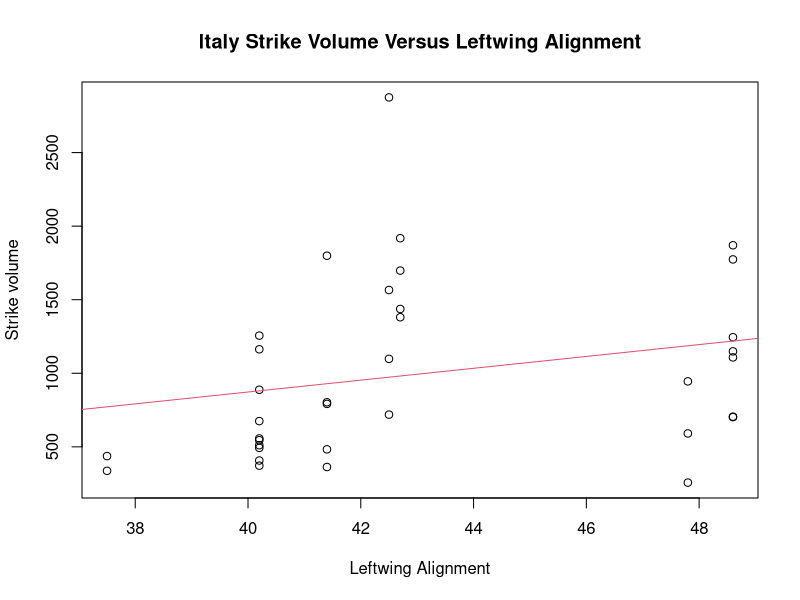

R code for this plot: (Note: this script raises an error after producing the figure.)
## ---- chunk 1
knitr::opts_chunk$set(echo = TRUE)
## ---- chunk 2
setwd("C:/Users/cheny/Desktop/study/statistical computing and intro to data science/lecture/lecture 12")

strikes <- read.csv('strikes.csv',as.is = TRUE)
head(strikes)
dim(strikes)
## ---- chunk 3
strikes.split <- split(strikes,f=strikes$country)

sapply(strikes.split,dim)

calculte_mean <- function(x){
        return(mean(x$unemployment,na.rm = TRUE))
}
mean.unemploy <- sapply(strikes.split,calculte_mean)

mean.unemploy[which.max(mean.unemploy)]

mean.unemploy[which.min(mean.unemploy)]
## ---- chunk 4
# single country

italy.strikes <- strikes[strikes$country=='Italy',]
# equally
italy.strikes <- subset(strikes,country=='Italy')


dim(italy.strikes)

italy.fit <- lm(strike.volume ~ left.parliament,data =italy.strikes)

italy.fit

plot(strike.volume ~left.parliament, data = italy.strikes,main = "Italy Strike Volume Versus Leftwing Alignment",ylab = "Strike volume", xlab ="Leftwing Alignment")
abline(italy.fit, col = 2)

library(ggplot2)
ggplot(data=italy.strikes)+
        geom_point(y=strike.volume,x=left.parliament)+
        labs(title="Italy Strike Volume Versus Leftwing Alignment",y = "Strike volume", x ="Leftwing Alignment")

## ---- chunk 5
my.strike.lm <- function(country.df) {
        return(lm(strike.volume ~ left.parliament,data = country.df)$coeff)
}
my.strike.lm(subset(strikes, country == "Italy"))

strike.coef <- NULL
countries <- unique(strikes$country)

for (this.country in countries) {
        country.dat <- subset(strikes, country == this.country)
        new.coefs <- my.strike.lm(country.dat)
        strike.coef <- cbind(strike.coef, new.coefs)
}

colnames(strike.coef) <- countries
strike.coef

## ---- chunk 6
# a smarter way to do the same task
strikes.split <- split(strikes,strikes$country)

strike.coef <- sapply(strikes.split,my.strike.lm)
strike.coef

plot(1:ncol(strike.coef), strike.coef[2, ], xaxt = "n",xlab = "", ylab = "Regression coefficient",main="Countrywise labor activity by leftwing score")
axis(side = 1, at = 1:ncol(strike.coef),
labels = colnames(strike.coef), las = 2,
cex.axis = 0.5)
abline(h = 0, col = "grey")

## ---- chunk 7
# test
strike.year <- split(strikes,strikes$year)

three.mean <- function(df){
        return(apply(df[,c('unemployment','inflation','strike.volume')],2,mean))
}

year.mat <- sapply(strike.year,three.mean)

max.rate <- max(year.mat)
min.rate <- min(year.mat)
plot(colnames(year.mat),year.mat[2,],type = 'l',col='red',xlab='year',ylab='rate')
points(colnames(year.mat),year.mat[1,],type = 'l',col='black',xlab='year',ylab='rate')
legend('topleft',c('unemployment','inflation'),fill=c('black','red'))

## ---- chunk 8
my.array <- array(1:27, c(3,3,3))
rownames(my.array) <- c("R1", "R2", "R3")
colnames(my.array) <- c("C1", "C2", "C3")
dimnames(my.array)[[3]] <- c("Bart", "Lisa", "Maggie")

my.array
my.array[, , 3]

library(plyr)
aaply(my.array,1,sum) # get back an array
adply(my.array,1,sum) # get back a dataframe
alply(my.array,1,sum) # get back a list

aaply(my.array, 2:3, sum) # Get back a 3 x 3 array
adply(my.array, 2:3, sum) # Get back a data frame
alply(my.array, 2:3, sum) # Get back a list

my.array[,3,]
## ---- chunk 9
my.list <- list(nums = rnorm(1000), lets = letters,pops = state.x77[ ,"Population"])
head(my.list[[1]], 5)
head(my.list[[2]], 5)
head(my.list[[3]], 5)
laply(my.list, range) # Get back an array
ldply(my.list, range) # Get back a data frame
llply(my.list, range) # Get back a list
# Doesn't work! Outputs have different types/lengths
# laply(my.list, summary)
# ldply(my.list, summary)
llply(my.list, summary) # Works just fine

## ---- chunk 10
par(mfrow = c(3, 3), mar = c(4, 4, 1, 1))
a_ply(my.array, 2:3, plot, ylim = range(my.array),pch = 19, col = 6)
## ---- chunk 11
# D_ply
# Function to compute coefficients from regressing number
# of strikes (per 1000 workers) on leftwing share of the
# government
my.strike.lm <- function(country.df) {
        return(coef(lm(strike.volume ~ left.parliament,data = country.df)))
}
# Getting regression coefficients separately
# for each country, old way:
strikes.list <- split(strikes, f = strikes$country)
strikes.coefs <- sapply(strikes.list, my.strike.lm)
strikes.coefs[, 1:12]

# Getting regression coefficient separately for each
# country, new way, in three formats:
strike.coef.a <- daply(strikes, .(country), my.strike.lm)
# Get back an array, note the difference to sapply()
head(strike.coef.a)
strike.coef.d <- ddply(strikes, .(country), my.strike.lm)
head(strike.coef.d) # Get back a data frame
strike.coef.l <- dlply(strikes, .(country), my.strike.lm)
head(strike.coef.l, 3) # Get back a list

## ---- chunk 12
# First create a variable that indicates whether the year
# is pre 1975, and add it to the data frame
strikes$yearPre1975 <- strikes$year <= 1975
# Then use (say) ddply() to compute regression
# coefficients for each country pre & post 1975
strike.coef.75 <- ddply(strikes, .(country, yearPre1975),
my.strike.lm)
dim(strike.coef.75) # Note there are 18 x 2 = 36 rows
head(strike.coef.75)


strike.coef.75 <-ddply(strikes,.(country,I(year<=1975)),my.strike.lm)
dim(strike.coef.75) # Again, 18 x 2 = 36 rows
head(strike.coef.75)

## ---- chunk 13
#task
inflation.mean <- function(df){
        return(mean(df$inflation,na.rm = TRUE))
}

strike.mean.country.year <- ddply(strikes,.(country,I(year<1975)),inflation.mean)

strike.mean.country.year

split.list <- list(strikes$country,I(strikes$year<=1975))
data.split <- split(strikes,split.list)
inflation.mean <- sapply(data.split,inflation.mean)
inflation.mean
## ---- chunk 14
library(dplyr)
ycs <- select(strikes, year, country, strike.volume)
head(ycs)
# Same as
ycs <- strikes[, c("year", "country", "strike.volume")]

strikes %>% select(year, country, strike.volume) 
                                                

## ---- chunk 15
ycs <- strikes %>% select(year, country, strike.volume)
# Maybe we're only interested in strikes where the unemployment
# is greater than 4 percent
ycs_unemploy <- strikes %>%
        filter(unemployment > 4) %>%
        select(year, country, strike.volume)

head(ycs_unemploy)
dim(ycs)
dim(ycs_unemploy)
# Note that the order matters!

## ---- chunk 16
# group_by acts like split
# Most useful when combined with summarize
strikes.split <- strikes %>% 
        group_by(country)
country.strikes <- strikes %>%
        group_by(country) %>%
        summarize(avg.str = mean(strike.volume),minaa= min(strike.volume))
country.strikes
## ---- chunk 17
# reshape
snoq <- read.csv("snoqualmie.csv", header = FALSE,as.is = TRUE)
colnames(snoq) <- 1:366
snoq$year <- 1948:1983
snoq[1:3, 360:367]
#install.packages("reshape2")
require(reshape2)
snoq.melt <- melt(snoq, id.vars = "year", variable.name = "day",
value.name = "precip")
head(snoq.melt)
tail(snoq.melt)
dim(snoq.melt) # 36*366

snoq.melt.chron <- snoq.melt[order(snoq.melt$year,snoq.melt$day),]

head(snoq.melt.chron)

plot(snoq.melt.chron)

## ---- chunk 18
leap.days <- snoq.melt.chron$day == 366
sum(is.na(snoq.melt.chron$precip[leap.days]))

snoq.melt.chron <- na.omit(snoq.melt.chron)


short.chron <- snoq.melt.chron[-nrow(snoq.melt.chron), ]
precip.next <- snoq.melt.chron$precip[-1]
snoq.pairs <- data.frame(short.chron, precip.next)
head(snoq.pairs)

